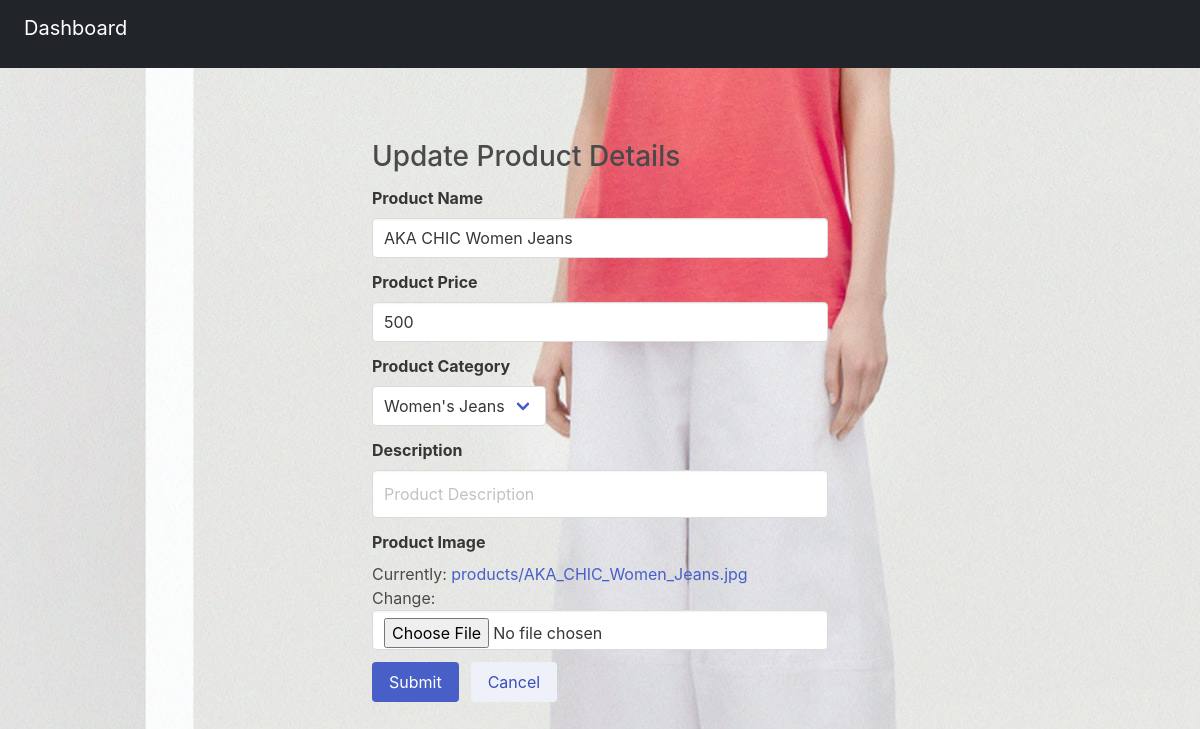
/dash/29/update, run on the app's committed database.
### store/models.py (models this page shows, shortened)
class Product(models.Model):
    name = models.CharField(max_length=200)
    price = models.IntegerField(default=0)
    category = models.ForeignKey(Category, on_delete=models.CASCADE, default=1)
    description = models.CharField(max_length=200,default='',blank=True)
    image = models.ImageField(upload_to='products/')
    submitted_at = models.DateTimeField(auto_now_add=True)
    updated_at = models.DateTimeField(auto_now=True)

### adminpanel/views.py (the view)
# urls.py: path('<pk>/update',ProductUpdate.as_view(),name='update'),
class ProductUpdate(UpdateView):
	template_name= 'product_update.html'
	model= Product
	fields = ['name','price','category','description','image']
	success_url= '/dash/listproduct'

### store/models.py (called while the page is built)
    def __str__(self):
        return self.name

### adminpanel/templates/product_update.html (shortened to what this page needs)
{% extends 'base1.html' %}
{% load static %}
{% load widget_tweaks %}
  {% block content %}
  <link rel="stylesheet" href="https://cdn.jsdelivr.net/npm/bulma@0.8.0/css/bulma.min.css">
</head>
<body style="background-image: url({% static 'c.jpg' %});">
  <section class="section">
    <div class="container">
		<form method='post' enctype="multipart/form-data">
      <div class="columns">
        <div class="column is-half is-offset-one-quarter">
            <div class="field">
				<p class="h3">Update Product Details</p>
			  </div>
          <div class="field">
            <label class="label">Product Name</label>
            <div class="control">
              {% render_field form.name class="input" placeholder="Product name" %}
            </div>
          </div>
		  <div class="field">
            <label class="label">Product Price</label>
            <div class="control">
                {% render_field form.price class="input" placeholder="Product Price" %}
            </div>
          </div>
		  <div class="field">
            <label class="label">Product Category</label>
            <div class="control">
              <div class="select">
                {% render_field form.category %}
              </div>
            </div>
          </div>
		  <div class="field">
            <label class="label">Description</label>
            <div class="control">
              {% render_field form.description rows="10" placeholder="Product Description" class+="textarea" %}
            </div>
          </div>
          <div class="field">
            <label class="label">Product Image</label>
            <div class="control">
              {% render_field form.image class="input" placeholder="you@email.com" %}
            </div>
          </div>
          <div class="field is-grouped">
            <div class="control">
              <button type="submit" class="button is-link">Submit</button>
            </div>
            <div class="control">
              <button class="button is-link is-light">Cancel</button>
            </div>
          </div>
        </div>
      </div>
	</form>
    </div>
  </section>
</body>
{% endblock %}

### static/css/product.css (style rules this page uses)
body { margin-top:20px; background:#FAFAFA; }

### data on the page
Product: name "AKA CHIC Women Jeans", price "500", category "Women's Jeans"
